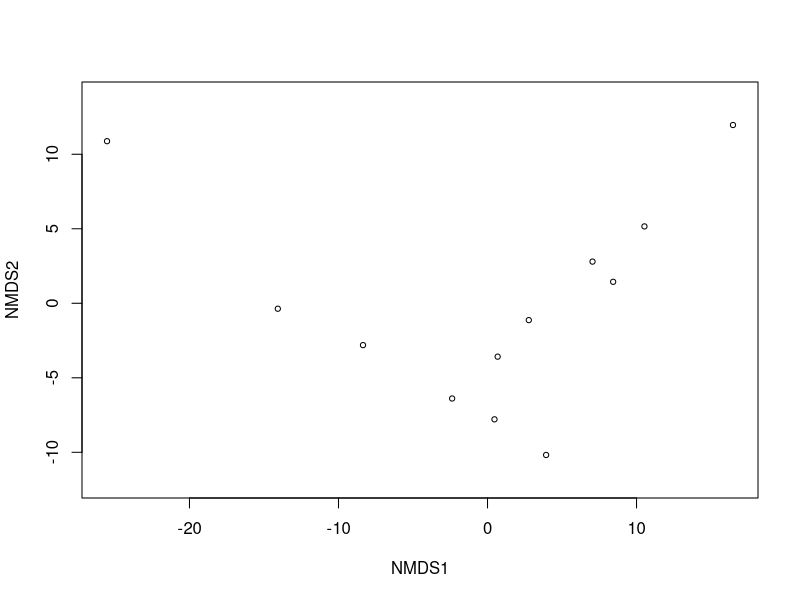
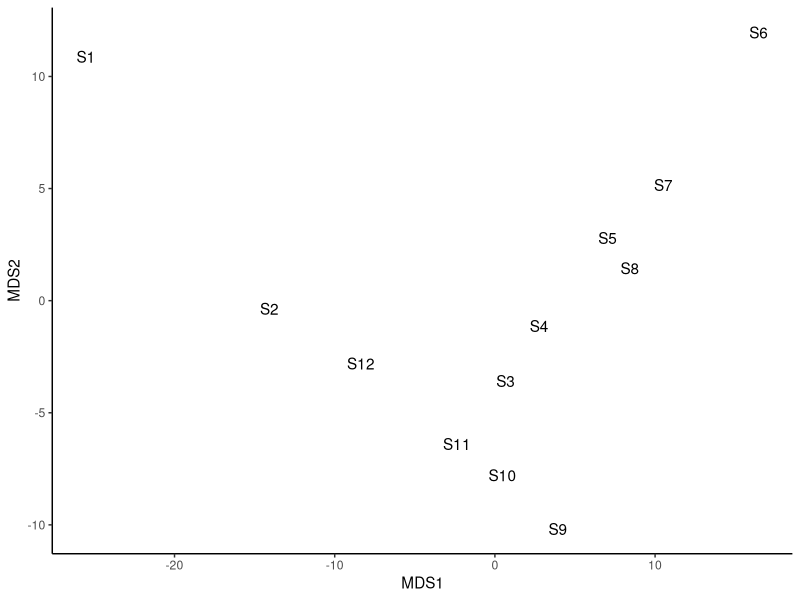
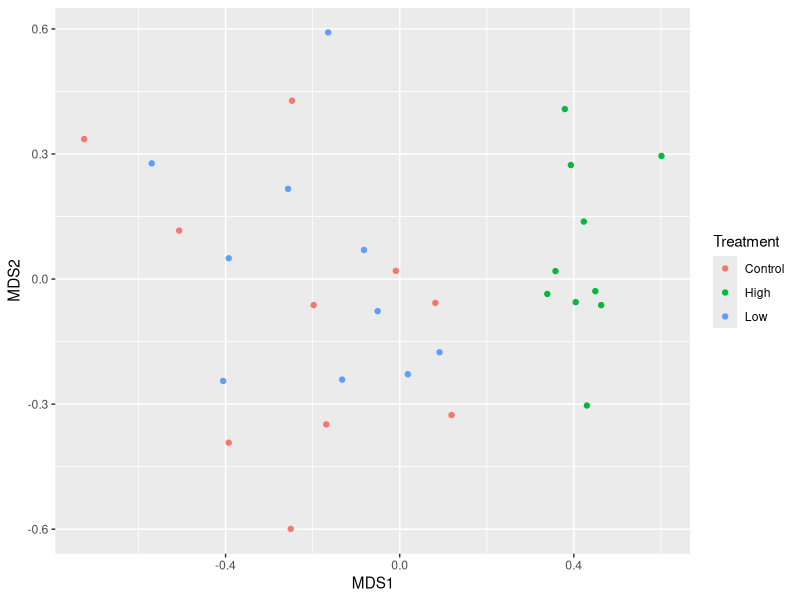
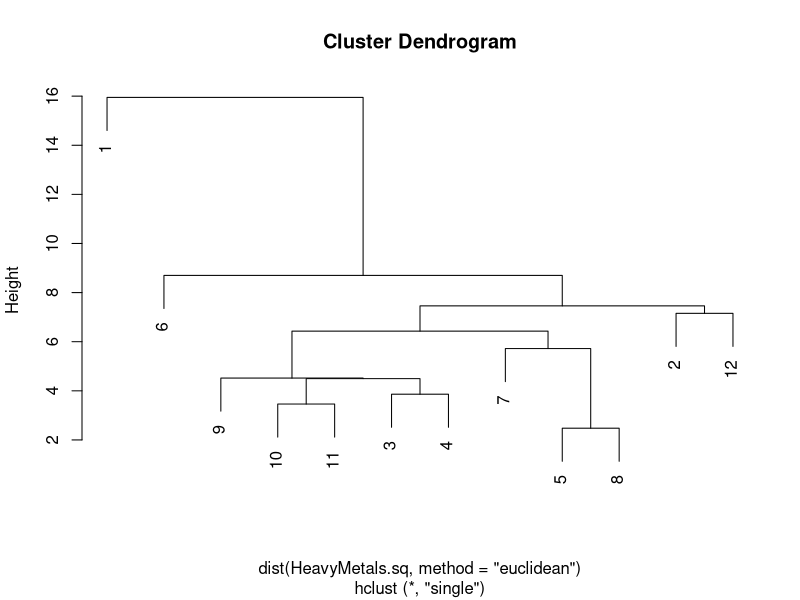
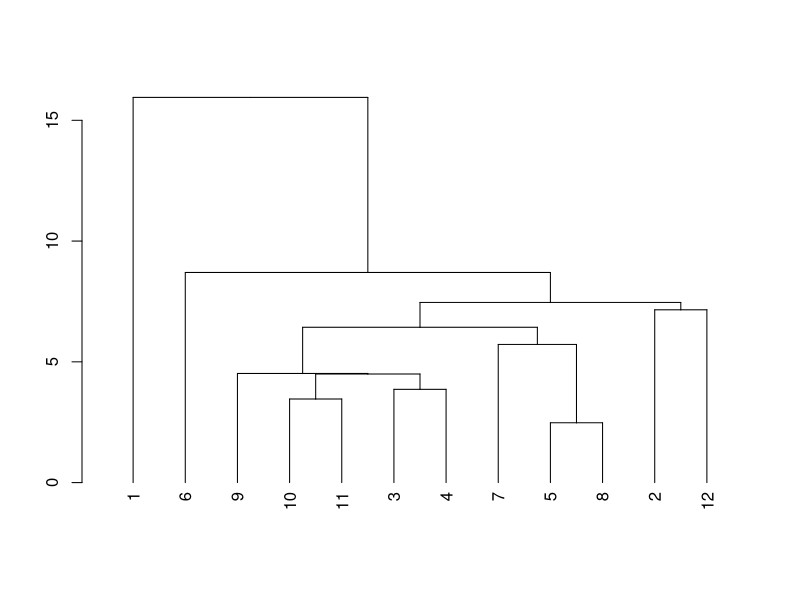
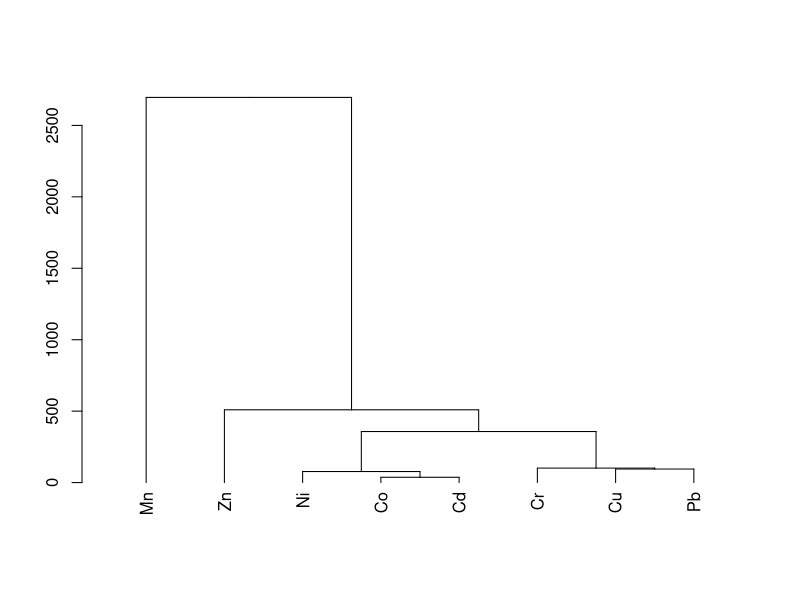
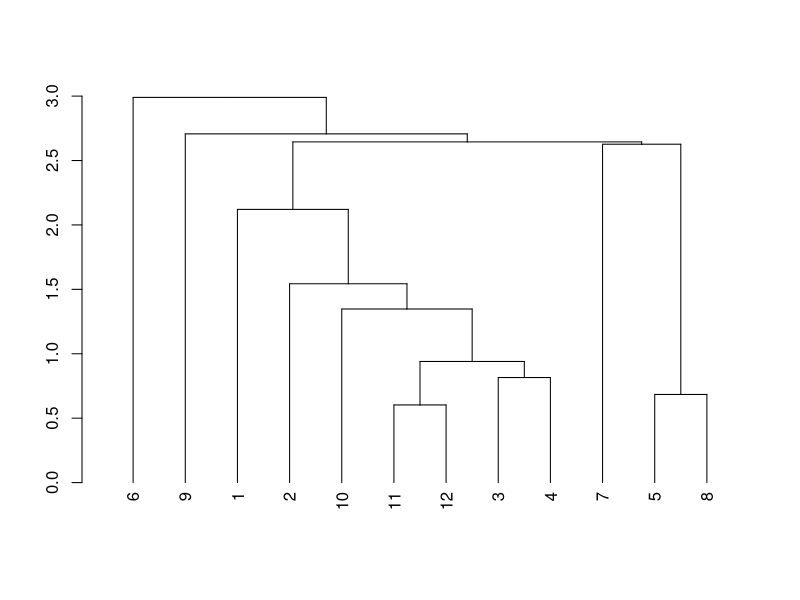

Reproduce these figures in R, in order.
## ---- chunk 1
library(tidyverse)
library(vegan)
## ---- chunk 2
Beaches <- read_csv(file = "data/Beaches.csv")

Beaches
## ---- chunk 3
# Load data
Beaches <- read_csv(file = "data/Beaches.csv")
## ---- chunk 4
# Compute Pearson correlation coefficients 
cor(Beaches)
## ---- chunk 5
# Transposes the Beaches data
t(Beaches)

# Compute similarity matrix using Euclidean distance 
dist(t(Beaches), method = "euclidean", diag = TRUE)
## ---- chunk 6
# Load data
HeavyMetals <- read_csv(file = "data/HeavyMetals.csv")  

# Inspect data
HeavyMetals
## ---- chunk 7
# Remove the Site variable
HeavyMetals_vars <- select(HeavyMetals, -Site)
## ---- chunk 8
# Square roott every value in the data
HeavyMetals.sq <- sqrt(HeavyMetals_vars)
## ---- chunk 9
# Compute similarity matrix using Euclidean distance
HeavyMetals.dis <- dist(HeavyMetals.sq, method = "euclidean")
## ---- chunk 10
HeavyMetals.mds <- metaMDS(HeavyMetals.dis, autotransform = FALSE, trace=FALSE)
## ---- chunk 11
plot(HeavyMetals.mds)
## ---- chunk 12
# Extract the points
Metals_xy <- data.frame(HeavyMetals.mds$points)

# Extract the Site labels
Metals_xy$Site <- HeavyMetals$Site

# Visualise with ggplot
ggplot(Metals_xy, aes(MDS1, MDS2)) + 
  geom_text(aes(label=Site)) + 
  theme_classic()
## ---- chunk 13
HeavyMetals.mds$stress
## ---- chunk 14
Nutrients <- read_csv(file = "data/NutrientEnrichment.csv")

Nutrients
## ---- chunk 15
Nutrients_vars <- select(Nutrients, contains("Weed"))
## ---- chunk 16
Nutrients.sq <- sqrt(Nutrients_vars)
## ---- chunk 17
Nutrients.mds <- metaMDS(Nutrients.sq, 
                         distance = "bray", 
                         autotransform = FALSE, 
                         trace=FALSE) 
## ---- chunk 18
# Extract points
Nutrients_xy <- data.frame(Nutrients.mds$points)

# Extract treatment labels
Nutrients_xy$Treatment <- Nutrients$Treatment

# Visualise the MDS
ggplot(Nutrients_xy, aes(MDS1, MDS2, color = Treatment)) + 
  geom_point()
## ---- chunk 19
# Load data
Rock_pools <- read_csv("data/Rock_pools_2025.csv")
## ---- chunk 20
Rock_pools_vars <- select(Rock_pools, -class, -group_id, -plot_number, -habitat)
## ---- chunk 21
Rock_pools_vars_std <- decostand(Rock_pools_vars, method= "max")
## ---- chunk 22

## ---- chunk 23
HeavyMetals.cluster <- dist(HeavyMetals.sq, method = "euclidean") |> hclust(method = "single")
## ---- chunk 24
plot(HeavyMetals.cluster)
## ---- chunk 25
as.dendrogram(HeavyMetals.cluster) |> plot()
## ---- chunk 26
HeavyMetals.cluster.trans <- 
  t(HeavyMetals_vars) |> 
  dist(method = "euclidean") |> 
  hclust(method = "single")

as.dendrogram(HeavyMetals.cluster.trans) |> plot()
## ---- chunk 27
HeavyMetals.standardised <- decostand(HeavyMetals_vars, method = "standardize")
## ---- chunk 28
dist(HeavyMetals.standardised, method = "euclidean") |> 
  hclust(method = "single") |> 
  as.dendrogram() |> 
  plot()
